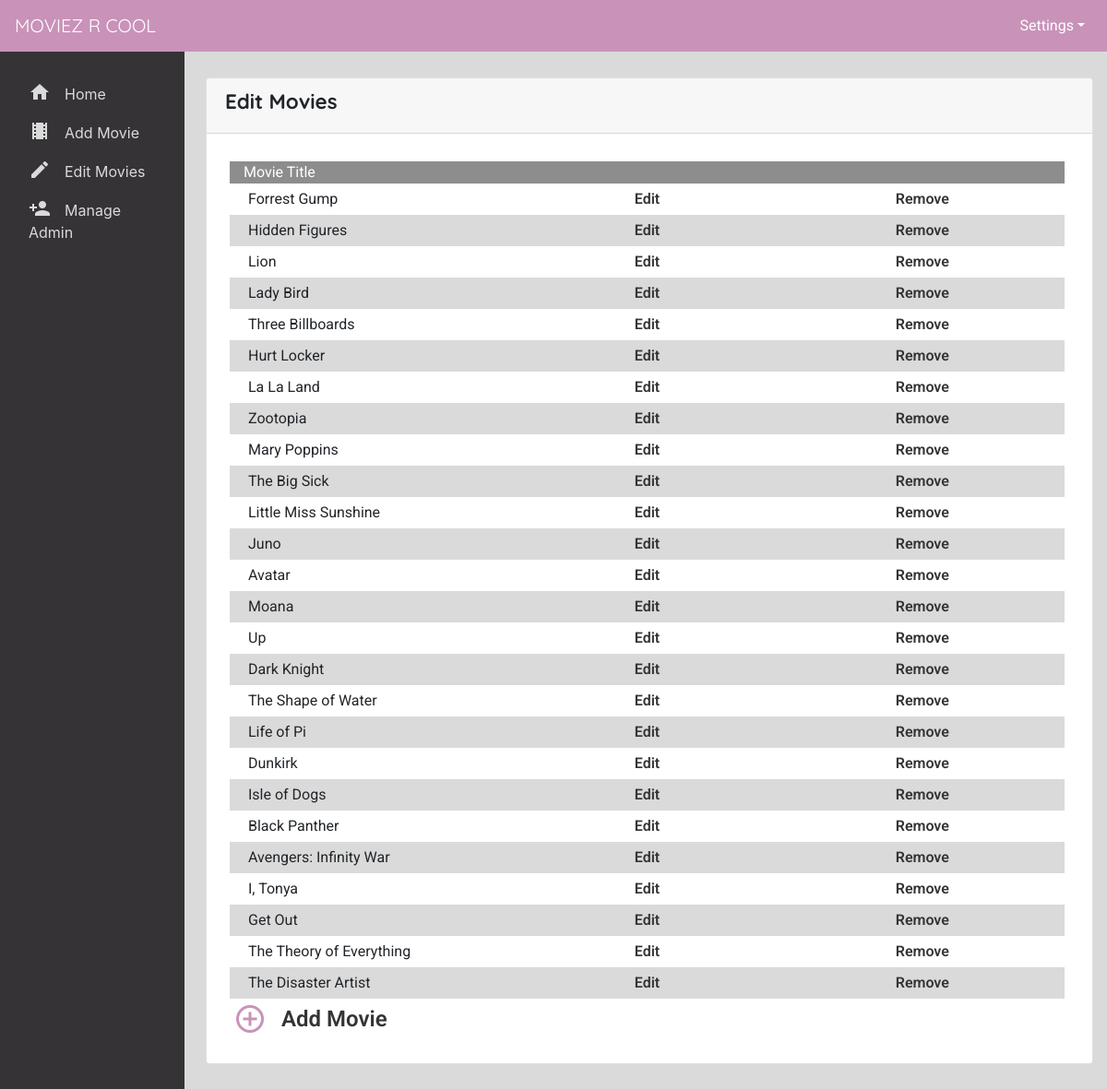
The page /admin/admin_editMovies.php on the database its author committed.
### tables this page shows
CREATE TABLE `tbl_movies` (
  `movie_id` int(11) NOT NULL,
  `movie_name` varchar(300) NOT NULL,
  `movie_picture` varchar(200) NOT NULL,
  `movie_clip` varchar(200) NOT NULL,
  `movie_year` varchar(5) NOT NULL,
  `movie_description` text NOT NULL,
  `movie_rating` tinyint(10) NOT NULL,
  `movie_director` varchar(200) NOT NULL
);

### admin/phpscripts/read.php (called while the page is built, shortened)
<?php
function getAll($tbl) {
		include('connect.php');
		$queryAll = "SELECT * FROM {$tbl}";
		$runAll = mysqli_query($link, $queryAll);
		if($runAll){
			return $runAll;
		}else{
			$error = "There was a problem accessing this information.";
			return $error;
		}
	}
 ?>

### admin/admin_editMovies.php (the view, shortened to what this page needs)
<?php
  $tbl = "tbl_movies";
  $movies = getAll($tbl);
 ?>
<!DOCTYPE html>
<html lang="en">
<head>
  <link rel="stylesheet" href="https://maxcdn.bootstrapcdn.com/bootstrap/4.0.0/css/bootstrap.min.css">
  <link rel="stylesheet" href="../public/css/main.css">
</head>
<body class="admin">
  <?php
    include('../includes/adminNav.php');
   ?>
  <div class="container-fluid">
    <div class="row">
      <?php
        include('../includes/adminSidebar.php')
       ?>
       <div class="col-10 adminMainBody mt-1">
         <div class="ml-2 mt-4 mb-5 card">
           <div class="card-header">
             <h1>Edit Movies</h1>
           </div>
            <div class="card-body">
              <ul class="userList">
                <div class="row" id="tableHeading">
                  <div class="col-4">Movie Title</div>
                </div>
                <?php
                  while($row = mysqli_fetch_array($movies)){
                    echo "
                      <li class=\"row\">
                        <div class=\"col-4\">
                        {$row['movie_name']}&nbsp;&nbsp;
                        </div>
                        <div class=\"col-4 text-center\">
                          <a class=\"edit\" href=\"admin_editall.php?id={$row['movie_id']}\">Edit</a>
                        </div>
                        <div class=\"col-4 text-center\">
                          <a class=\"remove\" href=\"phpscripts/caller.php?caller_id=deleteMovie&id={$row['movie_id']}\">Remove</a>
                        </div>
                        </br>
                      </li>
                      ";
                    }
                ?>
                <a class="row" id="addOne" href="admin_addMovie.php"><i class="material-icons">add_circle_outline</i>Add Movie</a>
              </ul>
            </div>
         </div>
       </div>
    </div>
  </div>
</body>
</html>

### public/css/main.css (style rules this page uses)
h1,h2,h3,h4,h5,h6 { font-family:"Quicksand",Arial,sans-serif }
body { min-height:100vh;background-color:#353336 }
.admin { background-color:#dadada }
.adminMainBody { min-height:100vh;background-color:#dadada }
.adminMainBody h1 { font-size:1.4rem;font-weight:bold }
.userList { padding:5px 15px 0px 15px;margin:5px 10px 10px 5px;font-family:"Roboto",Arial,sans-serif }
.userList a { color:#353336;font-weight:600 }
.userList #tableHeading { background-color:#8D8D8D;color:white }
.userList li { list-style-type:none;padding:5px }
.userList li:nth-child(odd) { background:#dadada }
.userList .remove { -webkit-transition:color 0.3s ease;-moz-transition:color 0.3s ease;-ms-transition:color 0.3s ease;-moz-transition:color 0.3s ease;transition:color 0.3s ease }
.userList .material-icons { vertical-align:bottom;margin-right:1rem;margin-left:.25rem;color:#c992b9;font-size:1.5em }
.userList #addOne { margin-top:.25rem;font-size:1.5em }

### rows shown on the page
tbl_movies: movie_name "Forrest Gump"
tbl_movies: movie_name "Hidden Figures"
tbl_movies: movie_name "Lion"
tbl_movies: movie_name "Lady Bird"
tbl_movies: movie_name "Three Billboards"
tbl_movies: movie_name "Hurt Locker"
tbl_movies: movie_name "La La Land"
tbl_movies: movie_name "Zootopia"
tbl_movies: movie_name "Mary Poppins"
tbl_movies: movie_name "The Big Sick"
tbl_movies: movie_name "Little Miss Sunshine"
tbl_movies: movie_name "Juno"
tbl_movies: movie_name "Avatar"
tbl_movies: movie_name "Moana"
tbl_movies: movie_name "Up"
tbl_movies: movie_name "Dark Knight"
tbl_movies: movie_name "The Shape of Water"
tbl_movies: movie_name "Life of Pi"
tbl_movies: movie_name "Dunkirk"
tbl_movies: movie_name "Isle of Dogs"
tbl_movies: movie_name "Black Panther"
tbl_movies: movie_name "Avengers: Infinity War"
tbl_movies: movie_name "I, Tonya"
tbl_movies: movie_name "Get Out"
tbl_movies: movie_name "The Theory of Everything"
tbl_movies: movie_name "The Disaster Artist"
